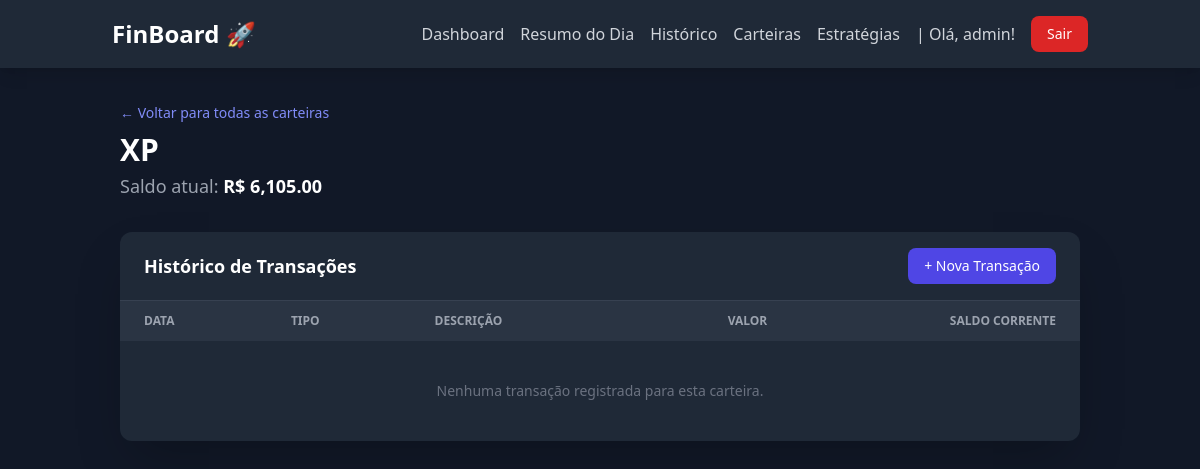
Page /dashboard/accounts/1/ (signed in) on the earlier database version.
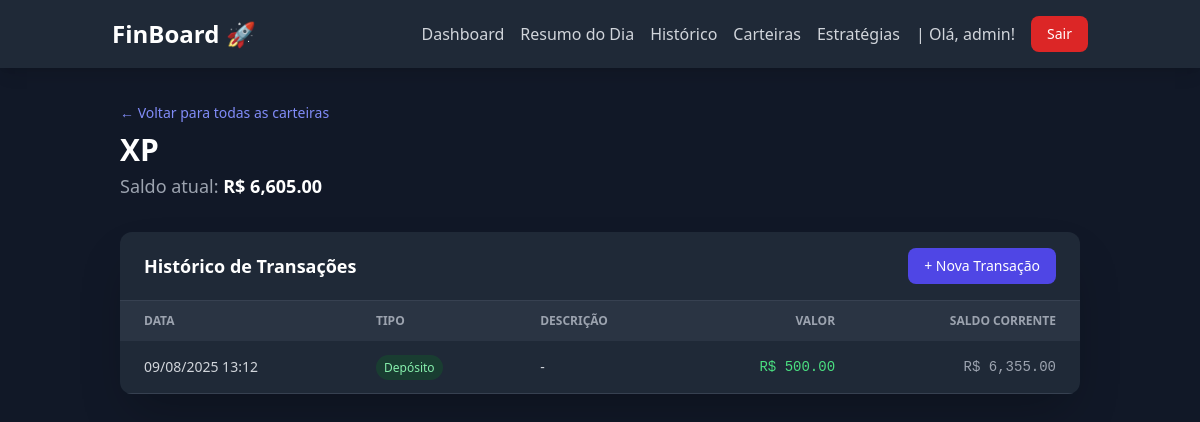
Same page on the later database version.
### dashboard/models.py (models this page shows, shortened)
class Account(models.Model):
    CURRENCY_CHOICES = [
        ('BRL', 'Real Brasileiro'),
        ('USD', 'Dólar Americano'),
    ]
    user = models.ForeignKey(
        User, on_delete=models.CASCADE, verbose_name="Usuário")
    name = models.CharField("Nome da Carteira", max_length=100,
                            help_text="Ex: Corretora XP, Binance Futures")
    currency = models.CharField(
        "Moeda", max_length=3, choices=CURRENCY_CHOICES, default='BRL')
    initial_balance = models.DecimalField(
        "Saldo Inicial", max_digits=12, decimal_places=2, default=0.0)
    is_active = models.BooleanField("Ativa", default=True)
    @property
    def current_balance(self):
        balance = self.initial_balance
        transaction_total = self.transactions.aggregate(
            total=Sum(
                Case(
                    When(type='DEPOSITO', then='amount'),
                    When(type='SAQUE', then=F('amount') * -1),
                    default=Decimal('0.0'),
                    output_field=models.DecimalField()
                )
            )
        )['total'] or Decimal('0.00')
        balance += transaction_total
        operations_pl = self.operation_set.filter(status='FECHADA').aggregate(
            total_pl=Sum('net_financial_result')
        )['total_pl'] or Decimal('0.00')
        balance += operations_pl
        return round(balance, 2)

class Transaction(models.Model):
    TRANSACTION_TYPE_CHOICES = [
        ('DEPOSITO', 'Depósito'),
        ('SAQUE', 'Saque'),
    ]
    account = models.ForeignKey(Account, on_delete=models.CASCADE,
                                related_name='transactions', verbose_name="Carteira")
    type = models.CharField("Tipo", max_length=10,
                            choices=TRANSACTION_TYPE_CHOICES)
    amount = models.DecimalField("Valor", max_digits=12, decimal_places=2)
    date = models.DateTimeField("Data")
    description = models.CharField(
        "Descrição", max_length=200, blank=True, null=True)

### dashboard/views.py (the view)
# urls.py: path('accounts/<int:pk>/', views.account_detail, name='account_detail'),
@login_required
def account_detail(request, pk):
    account = get_object_or_404(Account, pk=pk, user=request.user)
    transactions_list = list(account.transactions.order_by('date', 'pk'))
    balance = account.initial_balance
    for tx in transactions_list:
        if tx.type == 'DEPOSITO':
            balance += tx.amount
        elif tx.type == 'SAQUE':
            balance -= tx.amount
        tx.running_balance = balance  # Atribui o saldo calculado ao objeto
    transactions_list.reverse()
    context = {
        'account': account,
        'transactions': transactions_list,
    }
    return render(request, 'dashboard/account_detail.html', context)

### dashboard/templatetags/currency_filters.py (called while the page is built)
@register.filter(name='format_currency')
def format_currency(value, currency_code):
    try:
        value = Decimal(value)
    except (ValueError, TypeError):
        return value
    formatted_value = intcomma(value).replace(
        ",", "TEMP_COMMA").replace(".", ",").replace("TEMP_COMMA", ".")
    if currency_code == 'BRL':
        return f"R$ {formatted_value}"
    elif currency_code == 'USD':
        return f"US$ {formatted_value}"
    else:
        return f"{currency_code} {formatted_value}"

### dashboard/templates/dashboard/account_detail.html
{% extends 'core/base.html' %}
{% load currency_filters %}
{% block content %}
<div class="container mx-auto px-4 sm:px-6 lg:px-8 py-8">
    <div class="mb-8">
        <a href="{% url 'dashboard:account_list' %}" class="text-sm text-indigo-400 hover:text-indigo-300 transition-colors">&larr; Voltar para todas as carteiras</a>
        <h1 class="text-3xl font-bold text-white mt-2">{{ account.name }}</h1>
        <p class="mt-1 text-lg text-gray-400">Saldo atual:
            <span class="font-bold text-white">{{ account.current_balance|format_currency:account.currency }}</span>
        </p>
    </div>
    <div class="bg-gray-800 rounded-xl shadow-2xl overflow-hidden">
        <div class="flex justify-between items-center px-6 py-4 border-b border-gray-700">
            <h3 class="text-lg font-semibold text-white">Histórico de Transações</h3>
            <a href="{% url 'dashboard:transaction_add' account_pk=account.pk %}" class="px-4 py-2 text-sm font-medium text-white bg-indigo-600 rounded-lg hover:bg-indigo-700 transition-colors">
                + Nova Transação
            </a>
        </div>
        <div <div class="overflow-x-auto">
            <table class="min-w-full text-sm text-left text-gray-300">
                <thead class="text-xs text-gray-400 uppercase bg-gray-700/50">
                    <tr>
                        <th scope="col" class="px-6 py-3">Data</th>
                        <th scope="col" class="px-6 py-3">Tipo</th>
                        <th scope="col" class="px-6 py-3">Descrição</th>
                        <th scope="col" class="px-6 py-3 text-right">Valor</th>
                        <th scope="col" class="px-6 py-3 text-right">Saldo Corrente</th>
                    </tr>
                </thead>
                <tbody>
                    {% for tx in transactions %}
                    <tr class="border-b border-gray-700 hover:bg-gray-700/40 transition-colors">
                        <td class="px-6 py-4 whitespace-nowrap">{{ tx.date|date:"d/m/Y H:i" }}</td>
                        <td class="px-6 py-4">
                            {% if tx.type == 'DEPOSITO' %}
                                <span class="px-2 py-1 text-xs font-medium text-green-300 bg-green-900/50 rounded-full">{{ tx.get_type_display }}</span>
                            {% else %}
                                <span class="px-2 py-1 text-xs font-medium text-red-300 bg-red-900/50 rounded-full">{{ tx.get_type_display }}</span>
                            {% endif %}
                        </td>
                        <td class="px-6 py-4">{{ tx.description|default:"-" }}</td>
                        <td class="px-6 py-4 text-right font-mono {% if tx.type == 'DEPOSITO' %}text-green-400{% else %}text-red-400{% endif %}">
                            {{ tx.amount|format_currency:account.currency }}
                        </td>
                        <td class="px-6 py-4 text-right font-mono text-gray-400">
                            {{ tx.running_balance|format_currency:account.currency }}
                        </td>
                    </tr>
                    {% empty %}
                    <tr>
                        <td colspan="5" class="text-center py-10 text-gray-500">
                            Nenhuma transação registrada para esta carteira.
                        </td>
                    </tr>
                    {% endfor %}
                </tbody>
            </table>
        </div>
    </div>
</div>
{% endblock %}

Differences in the rows shown:
computed for Account "XP": current_balance "R$ 6,105.00" → "R$ 6,605.00"
added Transaction: date "09/08/2025 13:12", type "Depósito", description "-", amount "R$ 500.00", running_balance "R$ 6,355.00"
Other differences:
text no longer shown: "Nenhuma transação registrada para esta carteira."
